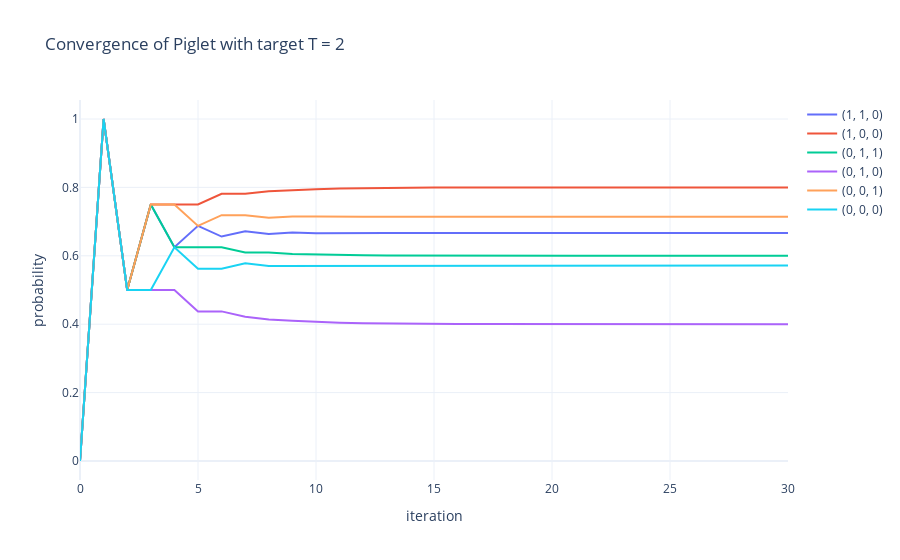

Source (notebook cell):
### Markdown cell above
Finally, we reproduce the graph showing the convenrgence to these optimal values.

### Code cell
fig_convergence = plot_piglet_convergence(result_piglet)
fig_convergence.show()
